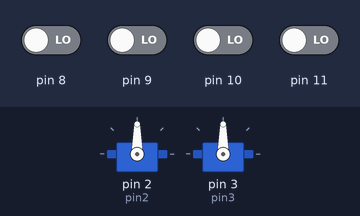
A sketch run on a simulated Arduino Uno, built with avr-gcc and run on an emulated ATmega328P. On the bench: 2 × servo. Inputs (shaded band) come from the test bench; at power-on: pin 8–11 LOW.

Above: at 1.2 s.
1.3 s: pin 8 driven HIGH
At 3.9 s:
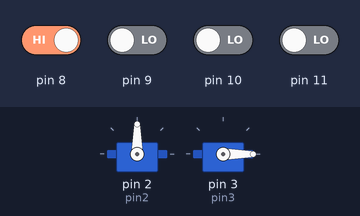
4.3 s: pin 10 driven HIGH
At 6.4 s:
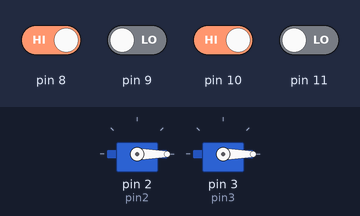
7.3 s: pin 9 driven HIGH
At 7.45 s:
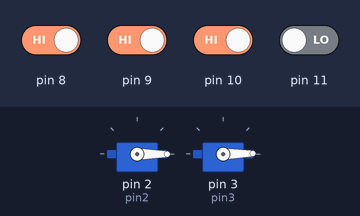
10.3 s: pin 8 driven LOW
At 13.2 s:
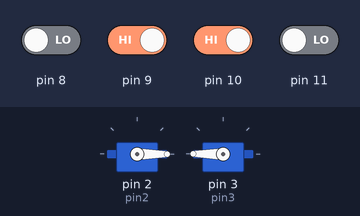
13.3 s: pin 11 driven HIGH
At 14.2 s:
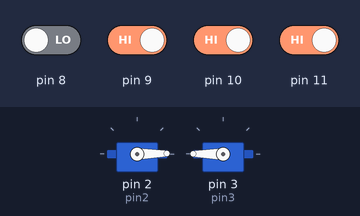
16.3 s: pin 10 driven LOW
At 19.4 s:
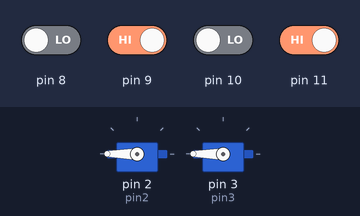
Timing chart, 0 to 20.3 s (numbered marks = the images above; inputs shaded):
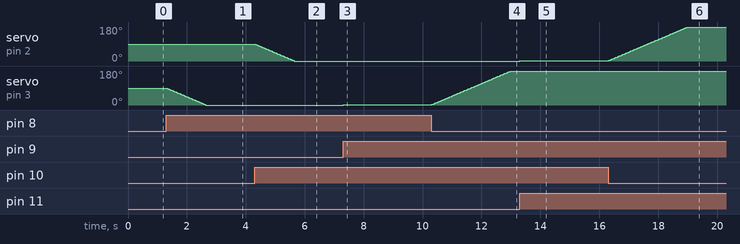

The sketch:

Robot_arm.ino
```cpp
//Här inkluderar jag servo libraryt
#include <Servo.h>

//Här tilldelar jag variabelnamn
int buttonred;
int buttongre;
int buttonblu;
int buttonyel;
int posx = 90;
int posy = 90;

//Här tilldelas servona namn
Servo pin2;
Servo pin3;

//Här fäster jag servona till olika pins och sätts till sina default positioner, vilket (som tilldelat innan) är 90 grader.
void setup() {
  pin2.attach(2);
  pin2.write(posx);
  pin3.attach(3);
  pin3.write(posy);
}

void loop() {

 //Medans den röda knappen är nedtryckt och den första servon inte har överstigit 180 grader, läggs det till en grad på x-axeln. Servon läser sedan x-axeln och roterar den till rätt vinkel. Sedan kommer en delay och efter det återställs knappen till LOW läget.
  buttonred = (digitalRead(11));
  while (buttonred == HIGH && posx < 180) {
    posx += 1;
    pin2.write(posx);
    delay(15);
    buttonred = LOW;
  }
  //Medans den gröna knappen är nedtryckt och den första servon inte har understigit 0 grader, tas det bort en en grad på x-axeln. Servon läser sedan x-axeln och roterar den till rätt vinkel. Sedan kommer en delay och efter det återställs knappen till LOW läget.
  buttongre = (digitalRead(10));
  while (buttongre == HIGH && posx > 0) {
    posx = posx - 1;
    pin2.write(posx);
    delay(15);
    buttongre = LOW;
  }
  //Medans den gula knappen är nedtryckt och den andra servon inte har överstigit 180 grader, läggs det till en grad på y-axeln. Servon läser sedan y-axeln och roterar den till rätt vinkel. Sedan kommer en delay och efter det återställs knappen till LOW läget.
  buttonyel = (digitalRead(9));
  while (buttonyel == HIGH && posy < 180) {
    posy += 1;
    pin3.write(posy);
    delay(15);
    buttonyel = LOW;
  }
  //Medans den blåa knappen är nedtryckt och den andra servon inte har understigit 0 grader, tas det bort en grad på y-axeln. Servon läser sedan y-axeln och roterar den till rätt vinkel. Sedan kommer en delay och efter det återställs knappen till LOW läget.
  buttonblu = (digitalRead(8));
  while (buttonblu == HIGH && posy > 0) {
    posy = posy - 1;
    pin3.write(posy);
    delay(15);
    buttonblu = LOW;
  }
}
```

Measured:
- after the input at 1.3 s, servo on pin 3 (pin3): moves from 90° to 0° over 1.3 s, starting at once
- after the input at 4.3 s, servo on pin 2 (pin2): moves from 90° to 0° over 1.3 s, starting at once
- after the input at 7.3 s, servo on pin 3 (pin3): 0° → 1° at once
- after the input at 10.3 s, servo on pin 3 (pin3): moves from 1° to 180° over 2.7 s, starting at once
- after the input at 13.3 s, servo on pin 2 (pin2): 0° → 1° at once
- after the input at 16.3 s, servo on pin 2 (pin2): moves from 1° to 180° over 2.7 s, starting at once
